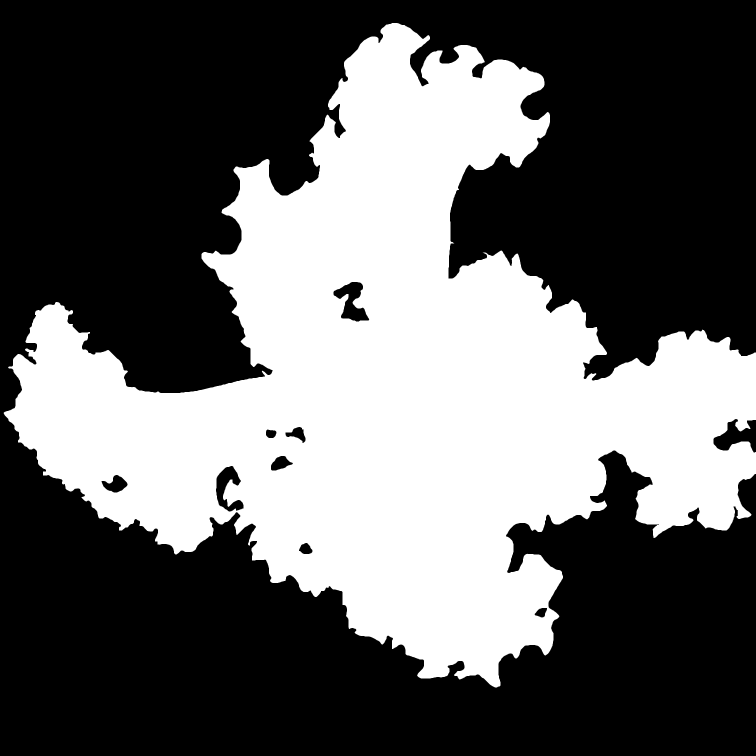
#> input picture dataset-segmentation/train-masks/06-19-23PMC_4.png, 3024 x 3024 px (shown at 1/4 size); its folder holds only this picture in this run
$ jupyter execute annotate.ipynb
#> lines starting #> are read from the running program, lines starting #| are printed output that depends on the picture; after the words box and inside, x2 and y2 are one past the last pixel; in counts of white or black regions, pixels touching at a corner belong together
### Imports

[cell 1]
from glob import glob
import cv2 as cv2
import numpy as np
from PIL import Image
import matplotlib.pyplot as plt
import os
import re

### Annotate Images
Generates annotations

Code from [image-segmentation-keras issue#282](https://github.com/divamgupta/image-segmentation-keras/issues/282)

[cell 2]
#Annotation images folder path
s_label = glob("dataset-segmentation/train-masks/*.png")

#Init annotated images dataset
# x_train = np.zeros([len(train_img), 1024, 1024]).astype("uint8")

path = 'dataset-segmentation/train-annotations/'

#Extract images
for i in range(len(s_label)):
    # Read Image
    im = cv2.imread(s_label[i])
#> im is the input picture: shape (3024, 3024, 3); 38.6% white; 1 white region, box (x1, y1, x2, y2) and area: (15, 92, 3024, 2750) 3532462

    # Reshape Image
    im = cv2.cvtColor(im, cv2.COLOR_BGR2GRAY)
    im_arr = np.array(im)
    im_arr = np.squeeze(im_arr)

    # Change class 255 to class 1
    im_arr[im_arr > 254] = 1
    # im_arr[im_arr < 127] = 0
    # print(np.unique(im_arr))
    if len(np.unique(im_arr)) != 2:
        print('omg')

    # Get file name
    f_name = re.findall(r'[^\/|\\]+(?=\.)',s_label[i])

    # if im_arr.shape != (1024,1024):
    im_arr = cv2.resize(im_arr, (512,512), interpolation = cv2.INTER_NEAREST)
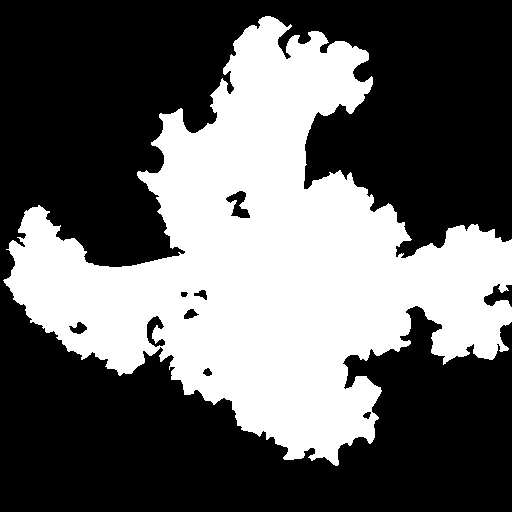
#> im_arr: shape (512, 512); values 0 (black) and 1 (white), 38.6% white; 1 white region, box (x1, y1, x2, y2) and area: (3, 16, 512, 466) 101230
    cv2.imwrite(os.path.join(path , '%s.png' % (f_name[0])), im_arr)
    # [10 lines of commented-out code are left out]


$ run again, on dataset-segmentation/train-masks/06-24-23AMFC_7.png
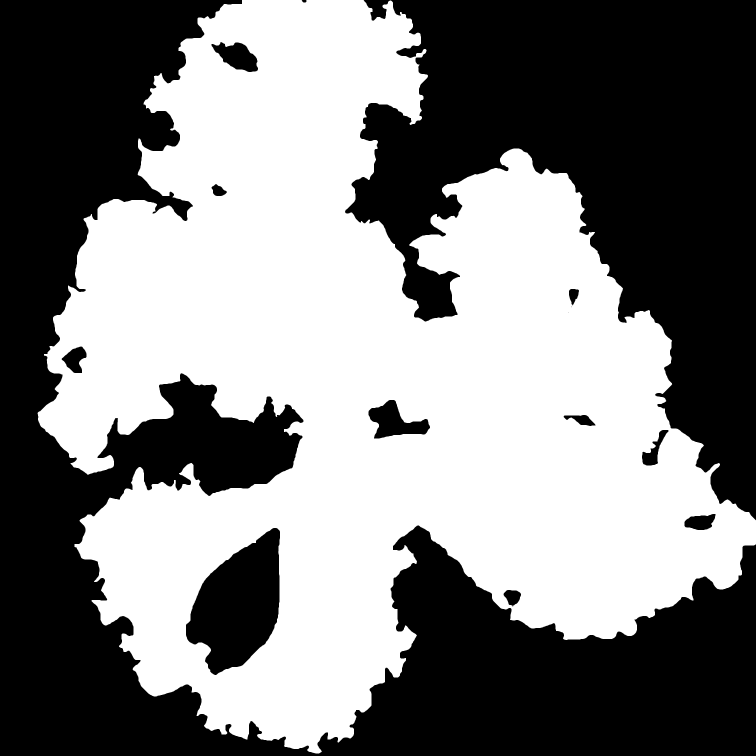
#> input picture dataset-segmentation/train-masks/06-24-23AMFC_7.png, 3024 x 3024 px (shown at 1/4 size)
#> im is the input picture: shape (3024, 3024, 3); 50.1% white; 17 black regions (4 under 20 px), largest, box (x1, y1, x2, y2) and area: (0, 0, 3024, 3024) 2650639, (1380, 0, 3024, 2081) 1710127, (744, 2112, 1120, 2700) 138606
#> `im_arr = cv2.resize(im_arr, (512,512), interpolation = cv2.INTER_NEARE..`:
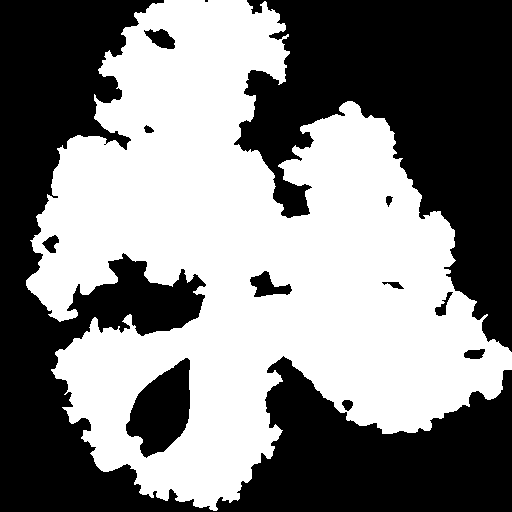
#> im_arr: shape (512, 512); values 0 (black) and 1 (white), 50.2% white; 13 black regions (1 under 20 px), largest, box (x1, y1, x2, y2) and area: (0, 0, 512, 512) 75990, (234, 0, 512, 352) 48982, (126, 358, 190, 458) 3971

$ run again, on dataset-segmentation/train-masks/06-26-23AM-K_43.png
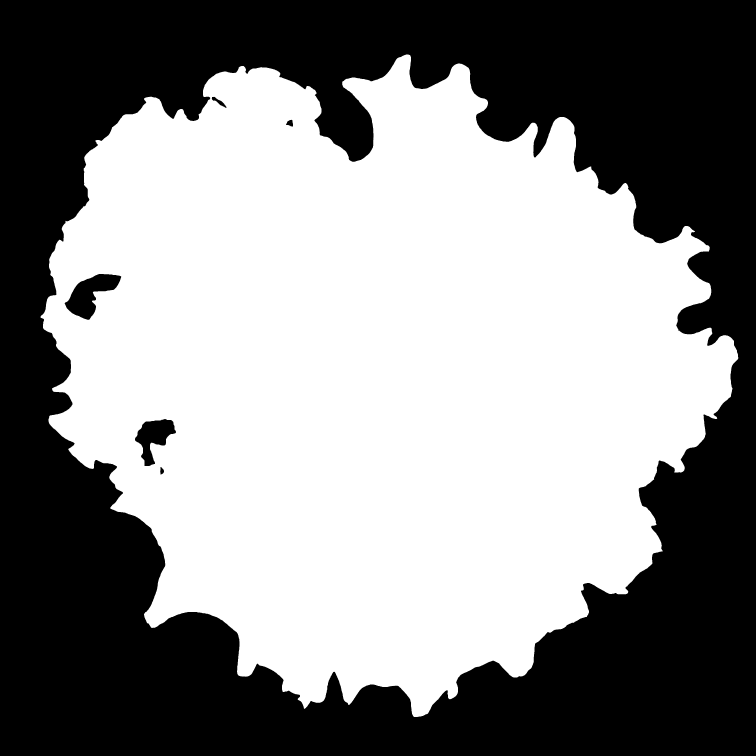
#> input picture dataset-segmentation/train-masks/06-26-23AM-K_43.png, 3024 x 3024 px (shown at 1/4 size)
#> im is the input picture: shape (3024, 3024, 3); 54.4% white; 6 black regions, box (x1, y1, x2, y2) and area: (0, 0, 3024, 3024) 4134357, (259, 1096, 485, 1279) 19925, (540, 1676, 704, 1864) 15270, (847, 387, 906, 432) 777, (1144, 479, 1172, 506) 506, (641, 1868, 656, 1898) 308
#> `im_arr = cv2.resize(im_arr, (512,512), interpolation = cv2.INTER_NEARE..`:
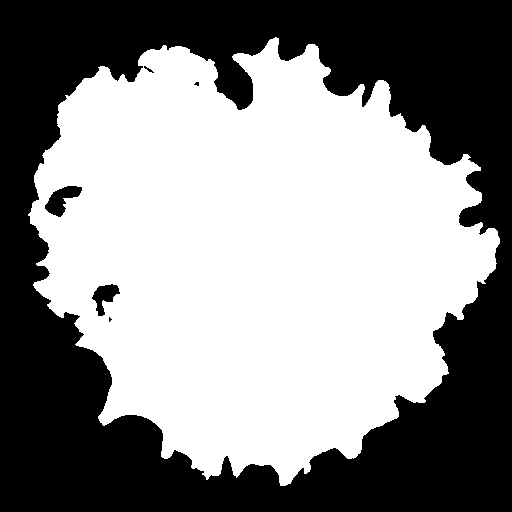
#> im_arr: shape (512, 512); values 0 (black) and 1 (white), 54.4% white; 6 black regions (2 under 20 px), largest, box (x1, y1, x2, y2) and area: (0, 0, 512, 512) 118537, (45, 186, 82, 217) 576, (92, 284, 120, 316) 442, (144, 66, 154, 73) 23

$ run again, on dataset-segmentation/train-masks/06-26-23PMF-N_57.png
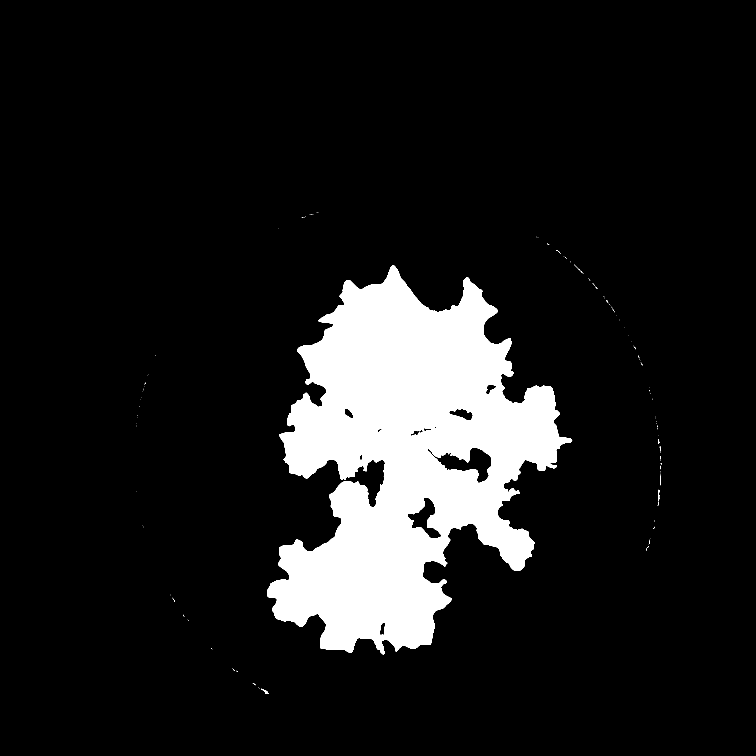
#> input picture dataset-segmentation/train-masks/06-26-23PMF-N_57.png, 3024 x 3024 px (shown at 1/4 size)
#> im is the input picture: shape (3024, 3024, 3); 11.2% white; 137 white regions (125 under 20 px), largest, box (x1, y1, x2, y2) and area: (1068, 1062, 2289, 2618) 1022258, (1044, 2755, 1074, 2776) 187, (2634, 1959, 2639, 2004) 105
#> `im_arr[im_arr > 254] = 1`:
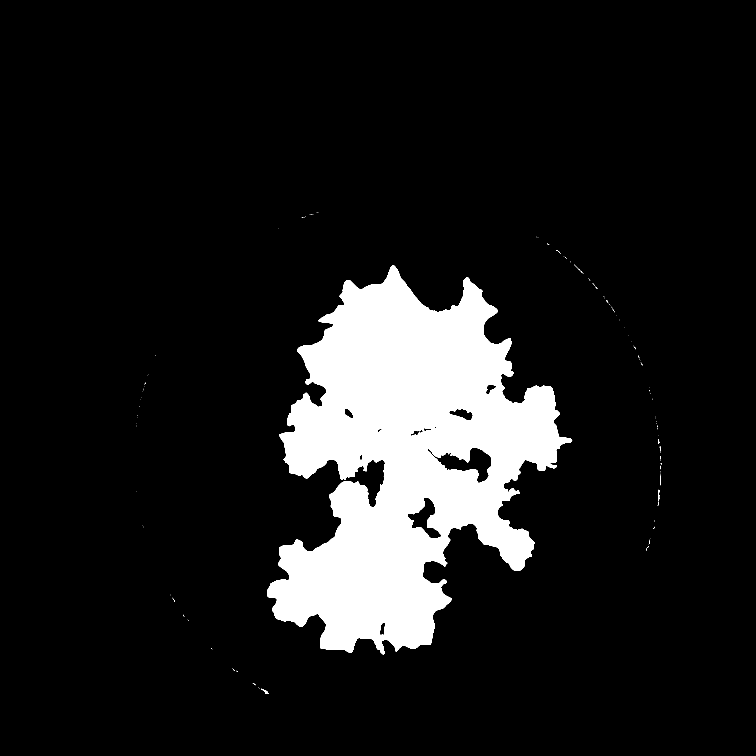
#> im_arr: shape (3024, 3024) (shown at 1/4 size); values 0 (black) and 1 (white), 11.2% white; 137 white regions (125 under 20 px), largest, box (x1, y1, x2, y2) and area: (1068, 1062, 2289, 2618) 1022258, (1044, 2755, 1074, 2776) 187, (2634, 1959, 2639, 2004) 105
#> `im_arr = cv2.resize(im_arr, (512,512), interpolation = cv2.INTER_NEARE..`:
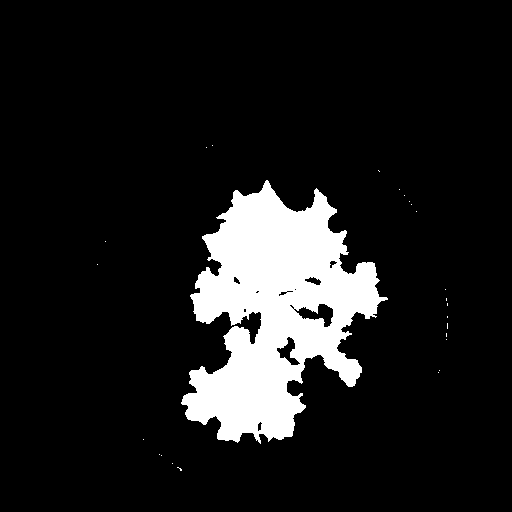
#> im_arr: shape (512, 512); values 0 (black) and 1 (white), 11.2% white; 25 white regions (24 under 20 px), largest, box (x1, y1, x2, y2) and area: (181, 180, 388, 444) 29310

$ run again, on dataset-segmentation/train-masks/06-20-23PMF-N_31.png
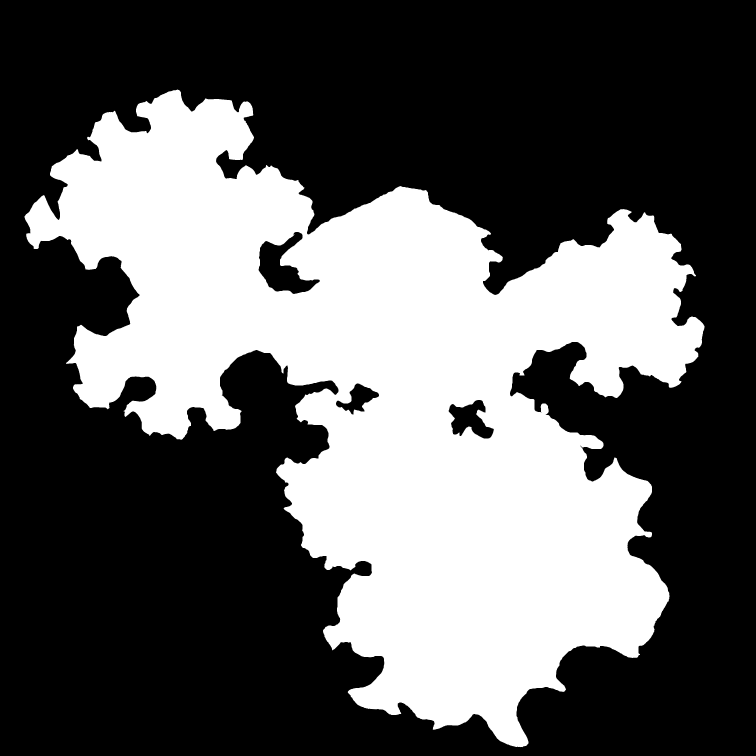
#> input picture dataset-segmentation/train-masks/06-20-23PMF-N_31.png, 3024 x 3024 px (shown at 1/4 size)
#> im is the input picture: shape (3024, 3024, 3); 36.4% white; 1 white region, box (x1, y1, x2, y2) and area: (98, 358, 2818, 2989) 3328805
#> `im_arr = cv2.resize(im_arr, (512,512), interpolation = cv2.INTER_NEARE..`:
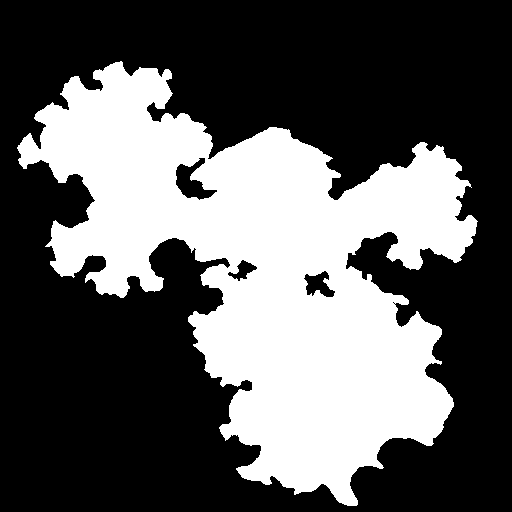
#> im_arr: shape (512, 512); values 0 (black) and 1 (white), 36.4% white; 1 white region, box (x1, y1, x2, y2) and area: (17, 61, 478, 506) 95422
